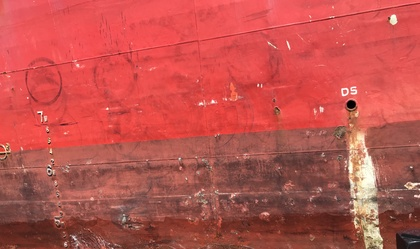
%> input picture src/matlab/hull1.jpg, 420 x 249 px, shrunk from 3799 x 2256 before the run; its folder holds only this picture in this run
$ octave imconfusion.m   (GNU Octave 9; MATLAB toolbox functions it lacks are replaced by stand-ins)
%> lines starting %> are read from the running program, lines starting %| are printed output that depends on the picture; in (x1, y1, x2, y2) boxes, pixels count from 0 and x2, y2 are one past the last pixel; in counts of white or black regions, pixels touching at a corner belong together; the program's own positions count from 1
%> the answer given: .
%> further down, I1 is the input picture: size 249x420x3 uint8; mean R, G, B 190.2, 82.4, 77.5
### src/matlab/imbin.m
function [Io, C,tot_idx,Iall] = imbin(I,K)
%> called with K = 7
%       Colour quantisation based on image covariance eigen values.
%
%       IMBIN utilises a binary tree approach to store all statistical properties and
%       image resulting clusters.
%       The resulting image stored (Io) is optimised to be from the
%       cluster that fulfils the condition of both max eigenvector and
%       max sum of eigenvectors values
%
% Syntax:  [Iout,Clusters] = imbin(Iinput,K)
%
% Inputs:
%    Iinput - an RGB image matrix
%    K - number of clusters to be inferred
%
% Outputs:
%    Iout - the output image result RGB array
%    C - an array results for all clusters
%
% Example:
%    I1=imread('hull10.jpg');
%    figure, imshow(I1)
%    K = 7;
%    I2 = bin(I1,K);
%    figure, imshow(I2)
%
% Reference: Michael T. Orchard, Charles A. Bouman (1991). Color quantization
% of images, IEEE Trans. Signal Processing 39(12): 2677-2690
%
%       Other m-files required: none
%       Subfunctions: none
%       MAT / data files required: none
%
%       See also: GRAYTHRESH, IM2BW, IMTHRESH
%
%% Initializations
narginchk(1,2)
nargoutchk(1,4)

% check number of clusters (pointless to have less than 2)
if nargin==1
    K = 2;
end

I=im2double(I); % to avoid numerical issues in matlab

% Get image dimensions
[rows, cols, ~] = size(I);
%> rows = 249; cols = 420

% Treat complete image as single cluster and compute different fields of cluster.
R1=zeros(3,3);

% Total number of pixels
N1 = rows * cols;
%> N1 = 104580

si=0; % index used later for loops

% Initialize matrix to store abs median eigenvalue
val = zeros(1, 7);

% Initialize cell to store nodes & its corresponding properties
C = {1, K};

%% Evaluate nodes & its statistical properties
for i=1:K

    %% Calculate first node
    if i == 1
        % Evaluate total of each colour channel
        for j=1:3
            for k=1:3
                R1(j, k) = sum(sum(I(:,:,j) .* I(:,:,k)));
            end
        end

        % Flatten each colour channel
        I_Comp = reshape(I, [], 3);

        % Sum of each colour channel
        M1 = reshape(sum(sum(I)), [1, 3]);

        % Compute covariance of the Image.
        R1_bar = R1-((M1*M1')/N1);

        % Compute eigen values and eigen vectors of the image.
        [V,D] = eig(R1_bar);

        % Points of first node
        point = 1:N1;

        % Form the initial cluster.
        cluster.R = R1;
        cluster.M = M1;
        cluster.N = N1;
        cluster.point = point;
        % Store only center column right eigenvectors
        cluster.vector = V(:,2);

        % Place the cluster in Cell array.
        C{1}=cluster;
        % Store the absolute median eigenvalue
        val(1)=abs(D(2,2));
    end

    %% Evaluate remaining nodes
    if(max(val(:))==-1) && i > 1
        break;
    end

  % Pick the cluster having highest eigen value and split it into two parts.
  % place max value in index
  index = find(max(val(:))== val);

  % Current node's center column right eigenvectors
  vector = C{index}.vector;

  % Current node's points (regions of interest)
  point = C{index}.point;

  % Flatten points
  point = point(:);

  %
  M = C{index}.M;
  N = C{index}.N;
  % Quantization (mean) value of current cluster
  Q = M / N;

  R = C{index}.R;

  a = vector(1,1)* I_Comp(point(:), 1) + vector(2,1)* I_Comp(point(:), 2) + vector(3,1)* I_Comp(point(:), 3);

  % Pixels of the cluster are divided into two parts based on their closeness
  % to a plane perpendicular to principal eigen vector and passing through mean.
  point1 = point(a >= vector'*Q');
  point2 = point(a < vector'*Q');

  % Compute various statistical value for the newly formed clusters.
  for j=1:3
      for k=1:3
          R1(j, k) = sum(I_Comp(point1(:), j) .* I_Comp(point1(:), k));
      end
  end

  M1 = sum(I_Comp(point1(:), :), 1);

  R2=R-R1;
  M2=M-M1;

  N1 = size(point1, 1);
  N2 = size(point2, 1);
  % Place the clusters into cell array and delete the parent cluster.
  if(N1>0 && N2>0)
      % Evaluate statistical properties for node1
      cluster1.point=point1;
      cluster1.R=R1;
      cluster1.M=M1;
      cluster1.N=N1;
      R1_bar=R1-((M1*M1')/N1);
      [V1 , D1]=eig(R1_bar);
      cluster1.vector=V1(:,2);
      val(index)=abs(D1(2,2));
      C{index}=cluster1;

      % Evaluate statistical properties for node2
      cluster2.R=R2;
      cluster2.N=N2;
      cluster2.M=M2;
      cluster2.point=point2;
      R2_bar=R2-((M2*M2')/N2);
      [V2 , D2]=eig(R2_bar);
      cluster2.vector=V2(:,2);
      val(si+1)=abs(D2(2,2));
      C{si+1}=cluster2;

      si=si+1;
  else
     val(index)=-1;
     i=i-1;
  end
end
%> this loop made 7 passes
%> (index, vector, M, N, Q, R, N1, N2) on pass 7: (5, [0.0337; 0.69; -0.723], [2907 1133.5 1219.2], 3403, [0.854 0.333 0.358], [2628.7 1009 1085.2; 1009 394.8 424.3; 1085.2 424.3 456.1], 1877, 1526)
%> (index, vector, M, N, Q, N1, N2, cluster1.M) on pass 3: (2, [0.0141; 0.7; -0.714], [21520.5 7739 8014.4], 24053, [0.895 0.322 0.333], 14406, 9647, [12926.6 4580.9 4677.8])
%> after the loop, C = 7 items; R1 = [1578 584.2 622.5; 584.2 218.9 233; 622.5 233 248]; cluster1 = {M [1716.7 634.7 676.4], N 1877, vector [0.0278 0.693 -0.721]}; cluster1.point = 1877 values from 31 to 104090; cluster2 = {N 1526, M [1190.3 498.8 542.8], vector [0.0435 0.684 -0.728]}

%% Select desired node based on eigenvalues
% Condition to check the eigen values and the sums of the produced clusters
total = zeros(1, 4);
median = zeros(1, 4);
for i = 4:si
    % finds position of cluster with max mid eigen value
    % and max sum of eigen values
    vector = C{i}.vector;
    vector_tot{i} = C{i}.vector;
    total(i-3) = sum(vector);
    median(i-3) = vector(2,1);
    % Find index of max value of total eigenvalues
    ind2 = find(max(total(1:i-3))== total(1:i-3));
    % Find index of max value of median eigenvalues
    ind3 = find(max(median(1:i-3))== median(1:i-3));
    % Index of max value of total set to -1 if not equal indices
    if ind2 ~= ind3
        total(i-3) = -1;
    end

    % All nodes
    temp=C{i}.point;
    I1=zeros(size(I,1),size(I,2),3);
    [y_p, x_p]=ind2sub([size(I,1) size(I,2)],temp);
    for t=1:size(y_p,1)
        y=y_p(t);
        x=x_p(t);
        I1(y,x,1)=I(y,x,1);
        I1(y,x,2)=I(y,x,2);
        I1(y,x,3)=I(y,x,3);
    end
    I1 = im2uint8(I1);
    Iall{i} = I1;
end
%> this loop made 4 passes
%> (vector, ind2, ind3) on passes 1 to 4: ([-0.00441; 0.709; -0.705], 1, 1), ([0.0278; 0.693; -0.721], 1, 1), ([-0.0156; 0.715; -0.699], 3, 3), ([0.0435; 0.684; -0.728], 3, 3)
%> pass 1, in imbin, `I1 = im2uint8(I1);`:
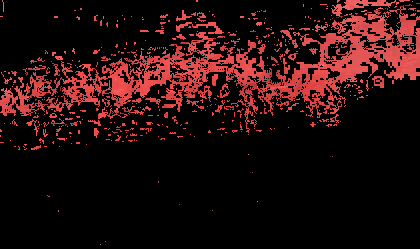
%> I1: size 249x420x3 uint8; mean R, G, B 35.4, 12.3, 12.2
%> after the loop:
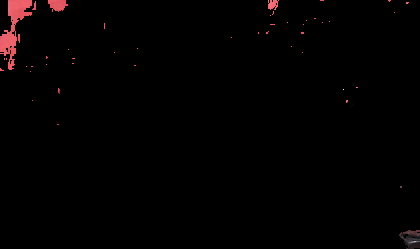
%> I1: size 249x420x3 uint8; mean R, G, B 2.9, 1.2, 1.3
%> after the loop, Iall = 7 items; median = [0.709 0.693 0.715 0.684]; total = [-8.06e-06 -2.11e-05 1.68e-06 -0.00035]; vector_tot = {[], [], [], [-0.00441; 0.709; -0.705], [0.0278; 0.693; -0.721], [-0.0156; 0.715; -0.699], [0.0435; 0.684; -0.728]}

% Find index of max values
tot_idx = find(max(total(:))== total); % Correct node
%> tot_idx = 3
med_idx = find(max(median(:))== median);
%> med_idx = 3

% Safeguard index shapes
tot_idx = [tot_idx zeros(1, numel(med_idx) - numel(tot_idx))];
med_idx = [med_idx zeros(1, numel(tot_idx) - numel(med_idx))];
% condition to select the appropriate cluster with both max eigenvector
% and max sum of eigenvectors values
Io=zeros(rows, cols, 3);
if (tot_idx == med_idx)
    fpoint = C{tot_idx+3}.point;
%> fpoint = 7646 values from 1 to 104413
    [y_p, x_p]=ind2sub([rows cols],fpoint);
%> y_p = 7646 values, max 246 at index 1312, min 1 at index 1, mean 106.4; x_p = 7646 values from 1 to 420
    for s=1:size(y_p,1)
        y=y_p(s);
        x=x_p(s);
        Io(y,x,1)=I(y,x,1);
        Io(y,x,2)=I(y,x,2);
        Io(y,x,3)=I(y,x,3);
    end
%> this loop made 7646 passes
%> (y, x) on passes 1 to 3: (1, 1), (2, 1), (3, 1)
end

Io = im2uint8(Io); % back to integer values 0-255 (image array)

### src/matlab/imconfusion.m
clc, close all,clear all, clear variables

% Specify the folder where the files live, change read_folder to a desired folder
read_folder = '.\dataset\mob_data';

% Check to make sure that folder actually exists.  Warn user if it doesn't
if ~isfolder(read_folder)
        errorMessage = sprintf('Error: The following folder does not exist:\n%s\nPlease specify a new folder.', read_folder);
        uiwait(warndlg(errorMessage));
        read_folder = uigetdir(); % Ask for a new one

        % User clicked Cancel
        if read_folder== 0
                return;
        end
end

% Get a list of all files in the folder_two with the desired file name pattern
filePattern = fullfile(read_folder, '*.jpg');
theFiles = dir(filePattern);

for k = 1 : length(theFiles)
    baseFileName = theFiles(k).name;
    fullFileName = fullfile(theFiles(k).folder, baseFileName);
    I1 = imread(fullFileName);

    % imbin
    K = 7;
    [I2,C,tot_idx,Iall] = imbin(I1,K); % Call imbin
%> C = 7 items; tot_idx = 3; Iall = 7 items

    % I2  Best node
    I4 = cell2mat(Iall(1,4)); % node 4
    I5 = cell2mat(Iall(1,5)); % node 5
    I6 = cell2mat(Iall(1,6)); % node 6
    I7 = cell2mat(Iall(1,7)); % node 7

    % imthresh
    N = 4; % Produce four classes
    % Call imthresh
    idx2 = imthresh(I2,N);
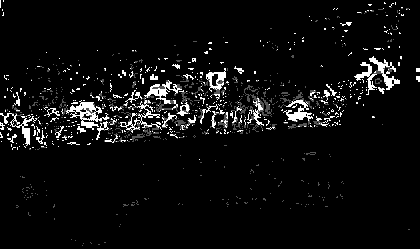
%> idx2: size 249x420 double; min 1, max 4, mean 1.16; drawn with min black and max white
    idx4 = imthresh(I4,N);
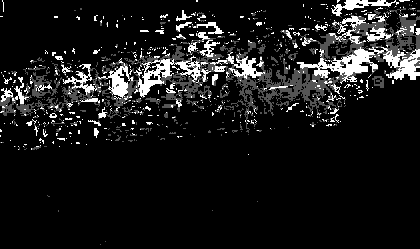
%> idx4: size 249x420 double; min 1, max 4, mean 1.31; drawn with min black and max white
    idx5 = imthresh(I5,N);
    idx6 = imthresh(I6,N);
    idx7 = imthresh(I7,N);

    % Returns logical array of Class 2
    mask2 = (idx2(:,:) == 2);
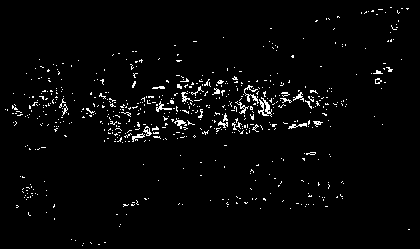
%> mask2: size 249x420 logical; 2.7% white in thin lines or dots
    mask4 = (idx4(:,:) == 2);
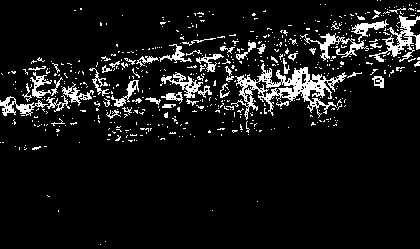
%> mask4: size 249x420 logical; 8.3% white in thin lines or dots
    mask5 = (idx5(:,:) == 2);
%> mask5: size 249x420 logical; 1% white in thin lines or dots, all inside (x1, y1, x2, y2) = (0, 0, 419, 126)
    mask6 = (idx6(:,:) == 2);
    mask7 = (idx7(:,:) == 2);
%> mask7: size 249x420 logical; 0.16% white; 1 white region, box (x1, y1, x2, y2) and area: (399, 233, 420, 249) 167

    % Extract the individual red, green, and blue color channels
    I2(:,:,1) = uint8(I2(:,:,1)) .* uint8(mask2);
    I2(:,:,2) = uint8(I2(:,:,2)) .* uint8(mask2);
    I2(:,:,3) = uint8(I2(:,:,3)) .* uint8(mask2);

    I4(:,:,1) = uint8(I4(:,:,1)) .* uint8(mask4);
    I4(:,:,2) = uint8(I4(:,:,2)) .* uint8(mask4);
    I4(:,:,3) = uint8(I4(:,:,3)) .* uint8(mask4);

    I5(:,:,1) = uint8(I5(:,:,1)) .* uint8(mask5);
    I5(:,:,2) = uint8(I5(:,:,2)) .* uint8(mask5);
    I5(:,:,3) = uint8(I5(:,:,3)) .* uint8(mask5);

    I6(:,:,1) = uint8(I6(:,:,1)) .* uint8(mask6);
    I6(:,:,2) = uint8(I6(:,:,2)) .* uint8(mask6);
    I6(:,:,3) = uint8(I6(:,:,3)) .* uint8(mask6);

    I7(:,:,1) = uint8(I7(:,:,1)) .* uint8(mask7);
    I7(:,:,2) = uint8(I7(:,:,2)) .* uint8(mask7);
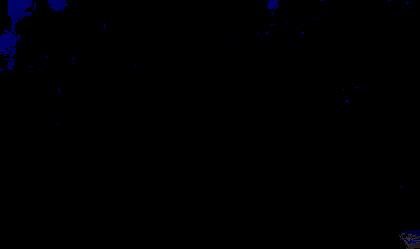
%> I7: size 249x420x3 uint8; mean R, G, B 0.1, 0.1, 1.3
    I7(:,:,3) = uint8(I7(:,:,3)) .* uint8(mask7);
%> I7: size 249x420x3 uint8; 1.3% of pixels changed, all inside (x1, y1, x2, y2) = (0, 0, 420, 244)

    % Extract the individual red, green, and blue color channels and threshold them
    binaryR2 = I2(:, :, 1) > 0;
    binaryG2 = I2(:, :, 2) > 0;
    binaryB2 = I2(:, :, 3) > 0;

    binaryR4 = I4(:, :, 1) > 0;
    binaryG4 = I4(:, :, 2) > 0;
    binaryB4 = I4(:, :, 3) > 0;

    binaryR5 = I5(:, :, 1) > 0;
    binaryG5 = I5(:, :, 2) > 0;
    binaryB5 = I5(:, :, 3) > 0;

    binaryR6 = I6(:, :, 1) > 0;
    binaryG6 = I6(:, :, 2) > 0;
    binaryB6 = I6(:, :, 3) > 0;

    binaryR7 = I7(:, :, 1) > 0;
    binaryG7 = I7(:, :, 2) > 0;
    binaryB7 = I7(:, :, 3) > 0;

    % AND the binary images together to find out where all are > 0
    binaryImage2 = binaryR2 & binaryG2 & binaryB2;

    binaryImage4 = binaryR4 & binaryG4 & binaryB4;
    binaryImage5 = binaryR5 & binaryG5 & binaryB5;
    binaryImage6 = binaryR6 & binaryG6 & binaryB6;
    binaryImage7 = binaryR7 & binaryG7 & binaryB7;

    % Count the number of pixels where it's true that all 3 are > 0
    pixelCount2 = sum(binaryImage2(:));
%> pixelCount2 = 2792

    pixelCount4 = sum(binaryImage4(:));
%> pixelCount4 = 8720
    pixelCount5 = sum(binaryImage5(:));
%> pixelCount5 = 1048
    pixelCount6 = sum(binaryImage6(:));
%> pixelCount6 = 2792
    pixelCount7 = sum(binaryImage7(:));
%> pixelCount7 = 167

    % Calculate values
    node_sizes = [pixelCount4, pixelCount5, pixelCount6, pixelCount7];
%> node_sizes = [8720 1048 2792 167]
    index = find( min(node_sizes) == node_sizes );
%> index = 4

    % Store values
    predicted(k) = tot_idx;
    actual(k) = index;
end

figure(1);cm = confusionchart(actual,predicted);
cm.ColumnSummary = 'column-normalized';
cm.RowSummary = 'row-normalized';
cm.Title = 'Confusion Matrix';
